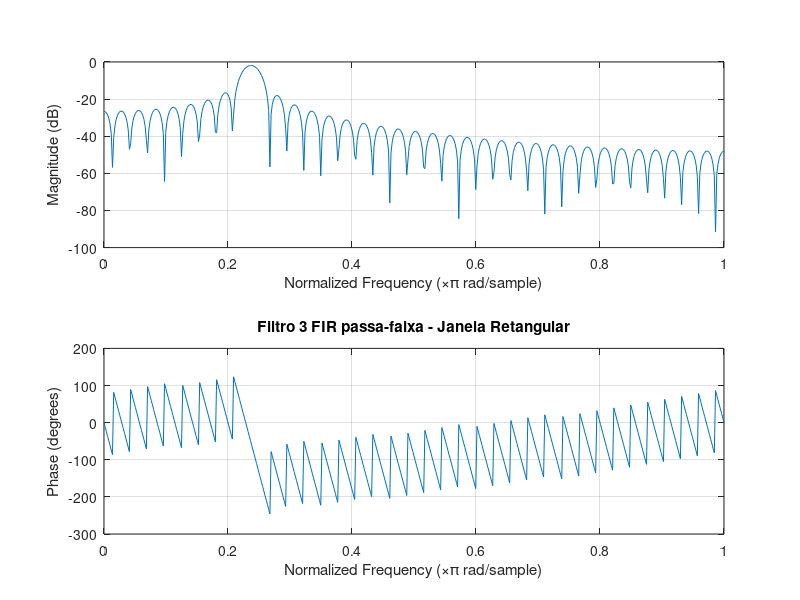
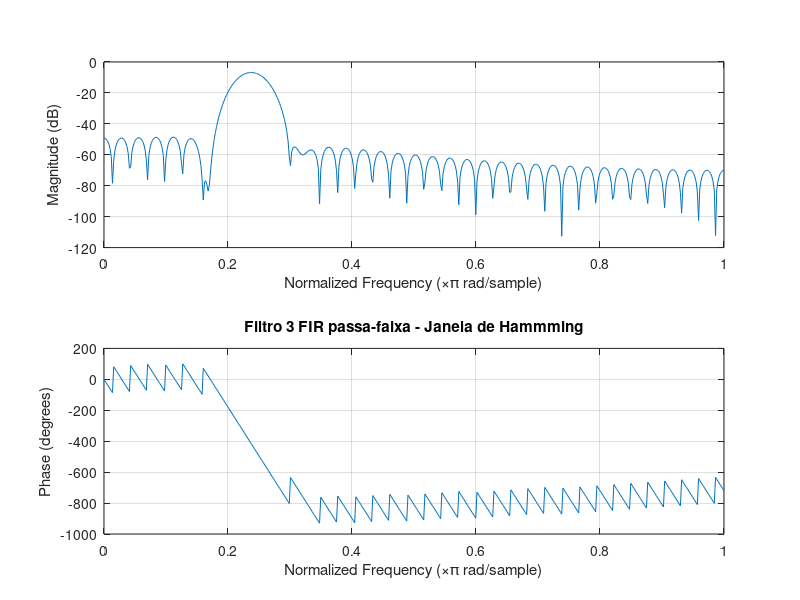
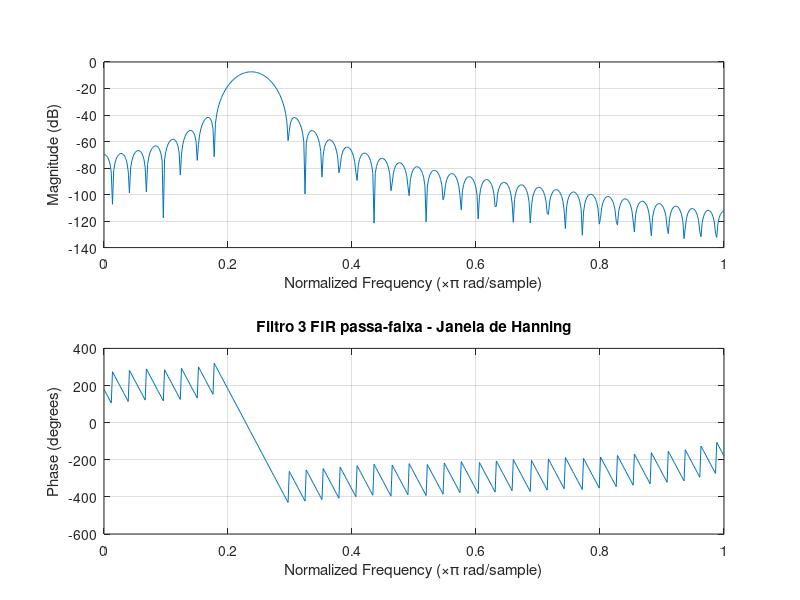
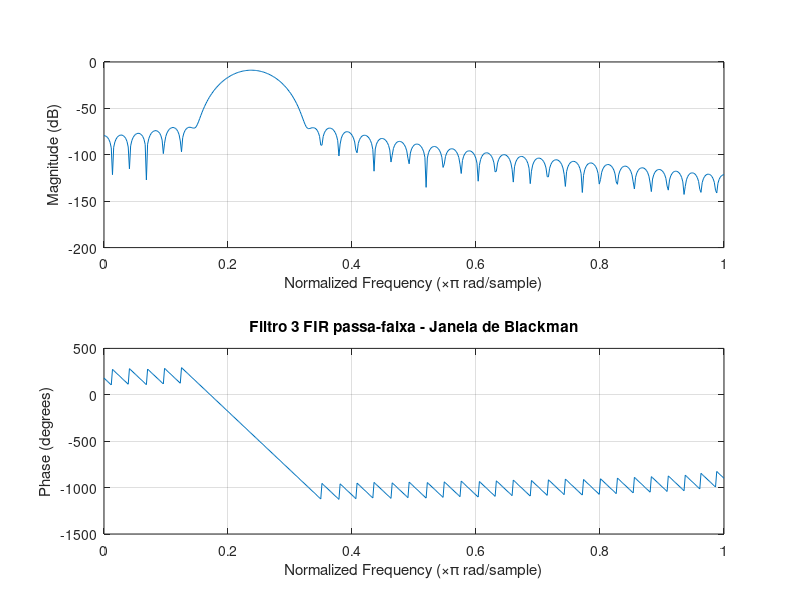

Recreate these plots in MATLAB, in order.
% 4. Crie um sinal de entrada composto de três componentes senoidais, nas frequências 770 Hz, 
% 852 Hz e 941 Hz, com Ωs = 8 kHz. Projete três filtros passa-faixa digitais, o primeiro com 
% frequência central em 770 Hz, o segundo em 852 Hz e o terceiro em 941 Hz. Para o primeiro 
% filtro, as extremidades das faixas de rejeição estão nas frequências 697 e 852; para o 
% segundo, em 770 e 941 Hz; para o terceiro. Em 852 e 1209 Hz. Nos três filtros, a atenuação 
% mínima na faixa de rejeição é 60 dB.

clear all; close all; clc;

%% Sinal
freq1 = 770;
freq2 = 852;
freq3 = 941;

tmin = 0;
tmax = 2;
Fs=8000;
Ts=1/Fs;
L=(tmax-tmin)/Ts;
t=0:Ts:tmax-Ts;
s = sin(2*pi*freq1*t) + sin(2*pi*freq2*t) + sin(2*pi*freq3*t);
S = fft(s);
S = abs(2*S/L);
S = fftshift(S);
freq = Fs*(-(L/2):(L/2)-1)/L;

%% Filtro 3 (passa-faixa 852 e 1209 hz)

M = 71;
Omega_c1 = 900;
Omega_c2 = 1000;
Omega_s = 8000;
wc1 = Omega_c1*2*pi/Omega_s;
wc2 = Omega_c2*2*pi/Omega_s;

%% Resposta ao impulso do filtro ideal h[n]
n = [-1*((M-1)/2):(M-1)/2];
h_n = ((sin(wc2.*n) - sin(wc1.*n))./(pi.*n)); %resposta ao impulso para n ≠ 0
h_n(((M-1)/2)+1) = (wc2 - wc1)/pi; %resposta ao impulso para n = 0
w_hamm = 0.54 + 0.46*cos(2*n.*pi/(M));%coeficientes da janela de hamming
w_hann = 0.5 + 0.5*cos(2*n.*pi/(M));%coeficientes da janela de hanning
w_black = 0.42+0.5*cos(2*n.*pi/(M))+0.08*cos(4*n.*pi/(M)); %coeficientes da janela de blackman
h_ret = h_n;
h_hamm = w_hamm.*h_n;
h_hann = w_hann.*h_n;
h_black = w_black.*h_n;
figure
freqz(h_ret,1);
title('Filtro 3 FIR passa-faixa - Janela Retangular')

figure
freqz(h_hamm,1);
title('Filtro 3 FIR passa-faixa - Janela de Hammming')

figure
freqz(h_hann,1);
title('Filtro 3 FIR passa-faixa - Janela de Hanning')

figure
freqz(h_black,1);
title('Filtro 3 FIR passa-faixa - Janela de Blackman')


%% Gráficos do sinal
figure
subplot(2,1,1),plot(t,s);
title('Sinal')
xlabel('t')
ylabel('s(t)')
subplot(2,1,2),plot(freq,S)
axis([-1000 1000 0 1])
title('Espectro de Amplitude de s(t)')
xlabel('f (Hz)')
ylabel('|S(f)|')

figure

s_f_h_ret = filter(h_ret,1,s);
S_F_h_ret = fft(s_f_h_ret);
S_F_h_ret = abs(2*S_F_h_ret/L);
S_F_h_ret = fftshift(S_F_h_ret);
subplot(2,2,1),plot(freq,S_F_h_ret)
title('Espectro de Amplitude do sinal Filtrado (Ret)')
xlabel('f (Hz)')
ylabel('|S(f)|')
axis([-1000 1000 0 1])


h_hamm = w_hamm.*h_n;
s_f_h_hamm = filter(h_hamm,1,s);
S_F_h_hamm = fft(s_f_h_hamm);
S_F_h_hamm = abs(2*S_F_h_hamm/L);
S_F_h_hamm = fftshift(S_F_h_hamm);
subplot(2,2,2),plot(freq,S_F_h_hamm)
title('Espectro de Amplitude do sinal Filtrado (Hamm)')
xlabel('f (Hz)')
ylabel('|S(f)|')
axis([-1000 1000 0 1])


h_hann = w_hann.*h_n;
s_f_h_hann = filter(h_hann,1,s);
S_F_h_hann = fft(s_f_h_hann);
S_F_h_hann = abs(2*S_F_h_hann/L);
S_F_h_hann = fftshift(S_F_h_hann);
subplot(2,2,3),plot(freq,S_F_h_hann)
title('Espectro de Amplitude do sinal Filtrado (Hann)')
xlabel('f (Hz)')
ylabel('|S(f)|')
axis([-1000 1000 0 1])


h_black = w_black.*h_n;
s_f_h_black = filter(h_black,1,s);
S_F_h_black = fft(s_f_h_black);
S_F_h_black = abs(2*S_F_h_black/L);
S_F_h_black = fftshift(S_F_h_black);
subplot(2,2,4),plot(freq,S_F_h_black)
title('Espectro de Amplitude do sinal Filtrado (Black)')
xlabel('f (Hz)')
ylabel('|S(f)|')
axis([-1000 1000 0 1])
